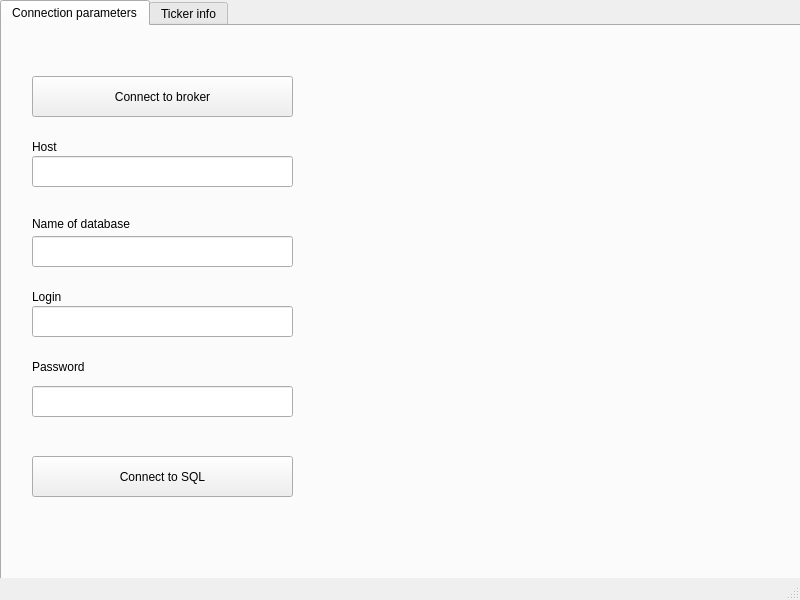
<?xml version="1.0" encoding="UTF-8"?>
<ui version="4.0">
 <class>MainWindow</class>
 <widget class="QMainWindow" name="MainWindow">
  <property name="geometry">
   <rect>
    <x>0</x>
    <y>0</y>
    <width>800</width>
    <height>600</height>
   </rect>
  </property>
  <property name="windowTitle">
   <string>MainWindow</string>
  </property>
  <widget class="QWidget" name="centralwidget">
   <widget class="QTabWidget" name="tabWidget">
    <property name="geometry">
     <rect>
      <x>0</x>
      <y>0</y>
      <width>801</width>
      <height>581</height>
     </rect>
    </property>
    <property name="currentIndex">
     <number>0</number>
    </property>
    <widget class="QWidget" name="tab">
     <attribute name="title">
      <string>Connection parameters</string>
     </attribute>
     <widget class="QPushButton" name="pushButton">
      <property name="geometry">
       <rect>
        <x>30</x>
        <y>50</y>
        <width>261</width>
        <height>41</height>
       </rect>
      </property>
      <property name="text">
       <string>Connect to broker</string>
      </property>
     </widget>
     <widget class="QLineEdit" name="lineEdit_2">
      <property name="geometry">
       <rect>
        <x>30</x>
        <y>130</y>
        <width>261</width>
        <height>31</height>
       </rect>
      </property>
      <property name="text">
       <string/>
      </property>
     </widget>
     <widget class="QLabel" name="label_7">
      <property name="geometry">
       <rect>
        <x>30</x>
        <y>110</y>
        <width>131</width>
        <height>21</height>
       </rect>
      </property>
      <property name="text">
       <string>Host</string>
      </property>
     </widget>
     <widget class="QLabel" name="label_8">
      <property name="geometry">
       <rect>
        <x>30</x>
        <y>190</y>
        <width>121</width>
        <height>16</height>
       </rect>
      </property>
      <property name="text">
       <string>Name of database</string>
      </property>
     </widget>
     <widget class="QLineEdit" name="lineEdit_3">
      <property name="geometry">
       <rect>
        <x>30</x>
        <y>210</y>
        <width>261</width>
        <height>31</height>
       </rect>
      </property>
      <property name="text">
       <string/>
      </property>
     </widget>
     <widget class="QLabel" name="label_9">
      <property name="geometry">
       <rect>
        <x>30</x>
        <y>260</y>
        <width>91</width>
        <height>21</height>
       </rect>
      </property>
      <property name="text">
       <string>Login</string>
      </property>
     </widget>
     <widget class="QLineEdit" name="lineEdit_4">
      <property name="geometry">
       <rect>
        <x>30</x>
        <y>280</y>
        <width>261</width>
        <height>31</height>
       </rect>
      </property>
      <property name="text">
       <string/>
      </property>
     </widget>
     <widget class="QLabel" name="label_10">
      <property name="geometry">
       <rect>
        <x>30</x>
        <y>330</y>
        <width>91</width>
        <height>21</height>
       </rect>
      </property>
      <property name="text">
       <string>Password</string>
      </property>
     </widget>
     <widget class="QLineEdit" name="lineEdit_5">
      <property name="geometry">
       <rect>
        <x>30</x>
        <y>360</y>
        <width>261</width>
        <height>31</height>
       </rect>
      </property>
      <property name="text">
       <string/>
      </property>
     </widget>
     <widget class="QPushButton" name="pushButton_2">
      <property name="geometry">
       <rect>
        <x>30</x>
        <y>430</y>
        <width>261</width>
        <height>41</height>
       </rect>
      </property>
      <property name="text">
       <string>Connect to SQL</string>
      </property>
     </widget>
     <widget class="QLabel" name="label_11">
      <property name="geometry">
       <rect>
        <x>320</x>
        <y>60</y>
        <width>441</width>
        <height>411</height>
       </rect>
      </property>
      <property name="text">
       <string/>
      </property>
     </widget>
     <widget class="QLabel" name="label_13">
      <property name="geometry">
       <rect>
        <x>30</x>
        <y>490</y>
        <width>261</width>
        <height>31</height>
       </rect>
      </property>
      <property name="text">
       <string/>
      </property>
     </widget>
    </widget>
    <widget class="QWidget" name="tab_2">
     <attribute name="title">
      <string>Ticker info</string>
     </attribute>
     <widget class="QLabel" name="label">
      <property name="geometry">
       <rect>
        <x>20</x>
        <y>10</y>
        <width>171</width>
        <height>21</height>
       </rect>
      </property>
      <property name="text">
       <string>Ticker filter</string>
      </property>
     </widget>
     <widget class="QLineEdit" name="lineEdit">
      <property name="enabled">
       <bool>false</bool>
      </property>
      <property name="geometry">
       <rect>
        <x>20</x>
        <y>30</y>
        <width>301</width>
        <height>31</height>
       </rect>
      </property>
     </widget>
     <widget class="QLabel" name="label_2">
      <property name="geometry">
       <rect>
        <x>20</x>
        <y>70</y>
        <width>191</width>
        <height>16</height>
       </rect>
      </property>
      <property name="text">
       <string>List of tickers</string>
      </property>
     </widget>
     <widget class="QListWidget" name="listWidget">
      <property name="geometry">
       <rect>
        <x>20</x>
        <y>90</y>
        <width>311</width>
        <height>291</height>
       </rect>
      </property>
     </widget>
     <widget class="QLabel" name="label_3">
      <property name="geometry">
       <rect>
        <x>450</x>
        <y>120</y>
        <width>231</width>
        <height>31</height>
       </rect>
      </property>
      <property name="text">
       <string/>
      </property>
     </widget>
     <widget class="QLabel" name="label_4">
      <property name="geometry">
       <rect>
        <x>450</x>
        <y>210</y>
        <width>231</width>
        <height>31</height>
       </rect>
      </property>
      <property name="text">
       <string/>
      </property>
     </widget>
     <widget class="QLabel" name="label_5">
      <property name="geometry">
       <rect>
        <x>450</x>
        <y>300</y>
        <width>231</width>
        <height>31</height>
       </rect>
      </property>
      <property name="text">
       <string/>
      </property>
     </widget>
     <widget class="QLabel" name="label_6">
      <property name="geometry">
       <rect>
        <x>450</x>
        <y>390</y>
        <width>221</width>
        <height>41</height>
       </rect>
      </property>
      <property name="text">
       <string/>
      </property>
     </widget>
     <widget class="QPushButton" name="pushButton_3">
      <property name="enabled">
       <bool>false</bool>
      </property>
      <property name="geometry">
       <rect>
        <x>400</x>
        <y>20</y>
        <width>151</width>
        <height>51</height>
       </rect>
      </property>
      <property name="text">
       <string>start</string>
      </property>
     </widget>
     <widget class="QPushButton" name="pushButton_4">
      <property name="enabled">
       <bool>false</bool>
      </property>
      <property name="geometry">
       <rect>
        <x>580</x>
        <y>20</y>
        <width>151</width>
        <height>51</height>
       </rect>
      </property>
      <property name="text">
       <string>stop</string>
      </property>
     </widget>
     <widget class="QListWidget" name="listWidget_2">
      <property name="geometry">
       <rect>
        <x>20</x>
        <y>420</y>
        <width>311</width>
        <height>111</height>
       </rect>
      </property>
     </widget>
     <widget class="QLabel" name="label_12">
      <property name="geometry">
       <rect>
        <x>20</x>
        <y>400</y>
        <width>141</width>
        <height>16</height>
       </rect>
      </property>
      <property name="text">
       <string>List of followed tickers</string>
      </property>
     </widget>
    </widget>
   </widget>
  </widget>
  <widget class="QMenuBar" name="menubar">
   <property name="geometry">
    <rect>
     <x>0</x>
     <y>0</y>
     <width>800</width>
     <height>21</height>
    </rect>
   </property>
  </widget>
  <widget class="QStatusBar" name="statusbar"/>
 </widget>
 <resources/>
 <connections/>
</ui>
